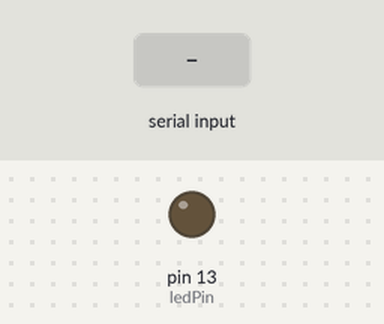
A sketch run on a simulated Arduino Uno, built with avr-gcc and run on an emulated ATmega328P. Parts: output pins drawn as LEDs (lit = HIGH). Inputs (shaded band) come from the test bench. What the sketch prints to the serial monitor is not drawn.

Above: at 1.2 s.
1.3 s: "0\n" received over Serial
Timing chart, 0 to 4.3 s (numbered marks = the images above; inputs shaded):
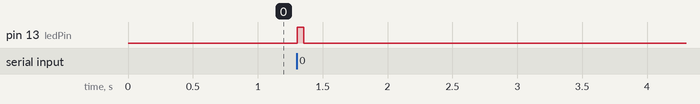

Measured:
- after the input at 1.3 s, pin 13 (ledPin): LOW → HIGH at once, → LOW 0.05 s later

The sketch:

bluetooth_serial.ino.ino
```cpp
#include <SoftwareSerial.h>

// Bluetooth модуль
const int RX_PIN = 2;
const int TX_PIN = 3;
SoftwareSerial bluetoothSerial(RX_PIN, TX_PIN);

const int ledPin = 13; // Светодиод как индикатор

void setup() {
  Serial.begin(9600); // USB Serial
  bluetoothSerial.begin(9600); // Bluetooth Serial
  pinMode(ledPin, OUTPUT);
  Serial.println("Arduino готов к приему и отправке...");
}

void loop() {
  // Проверка, есть ли данные с USB Serial (от Python)
  if (Serial.available() > 0) {
    String receivedString = Serial.readStringUntil('\n'); // Читаем данные до символа новой строки
    receivedString.trim(); // Удаляем пробелы

    // Проверяем, что строка не пустая
    if (receivedString.length() > 0) {
      int receivedNumber = receivedString.toInt(); // Преобразуем строку в число

      Serial.print("Получено с USB: ");
      Serial.println(receivedNumber);

      // Проверяем, что преобразование прошло успешно
      if (receivedNumber != 0 || receivedString == "0") {
        digitalWrite(ledPin, HIGH); // Включаем светодиод (сигнал получен)

        // Отправляем число по Bluetooth
        bluetoothSerial.println(receivedNumber);
        Serial.print("Отправлено по Bluetooth: ");
        Serial.println(receivedNumber);
      } else {
        Serial.println("Не удалось преобразовать в число");
        digitalWrite(ledPin, LOW); // на всякий случай выключаем LED
      }
    } else {
      Serial.println("Получена пустая строка");
    }
    delay(50); // Небольшая задержка
    digitalWrite(ledPin, LOW); // Выключаем светодиод после обработки
  }
}
```
